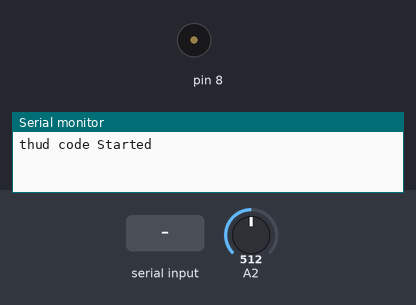
Recording of a sketch running on a simulated Arduino Uno, built with avr-gcc and run on an emulated ATmega328P. Shown: buzzer (waves = sounding), the last lines printed to the serial monitor. The test bench sets the inputs (shaded band); at power-on: A2 = 512.

Above: at 1.2 s.
1.3 s: A2 set to 562
2.8 s: A2 set to 598
At 3.1 s:
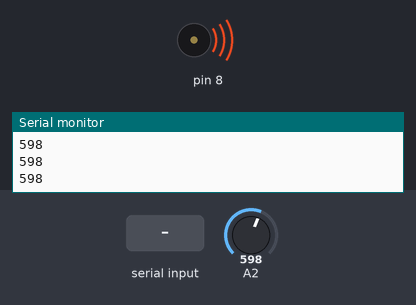
4.3 s: "1" received over Serial
Timing chart, 0 to 7.3 s (numbered marks = the images above; inputs shaded):
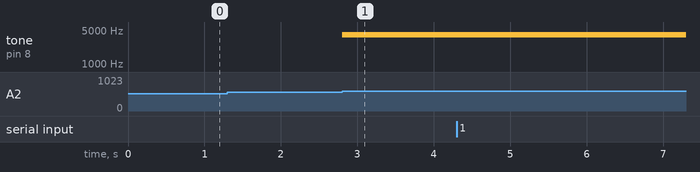

Measured:
- the behaviour switches between 580 and 581 on A2 (found by bisection; images 0 and 1)
- after the input at 1.3 s, every drawn part: stays the same
- after the input at 2.8 s, tone on pin 8: silent → 4000 Hz at once

The sketch:

Thud.ino
```cpp
int soundSensor=11;

void setup() {
 pinMode(soundSensor,INPUT);
 Serial.begin(9600);
 Serial.println("thud code Started");
}

void loop() {

  if(analogRead(A2)>580){
      tone(8,4000);
      Serial.println(analogRead(A2));
  }

  if (Serial.available() > 0) {
    noTone(8);
    Serial.read();
  }
}
```
